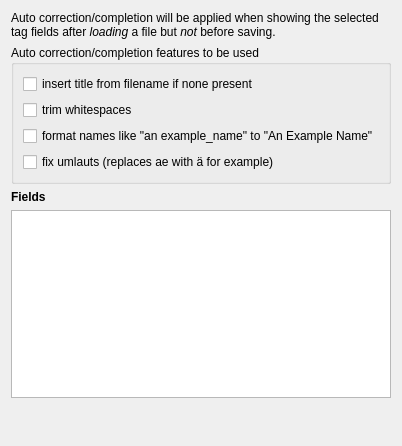
<?xml version="1.0" encoding="UTF-8"?>
<ui version="4.0">
 <class>QtGui::EditorAutoCorrectionOptionPage</class>
 <widget class="QWidget" name="QtGui::EditorAutoCorrectionOptionPage">
  <property name="geometry">
   <rect>
    <x>0</x>
    <y>0</y>
    <width>346</width>
    <height>446</height>
   </rect>
  </property>
  <property name="windowTitle">
   <string>Auto correction</string>
  </property>
  <property name="styleSheet">
   <string notr="true">QGroupBox { font-weight: bold };</string>
  </property>
  <layout class="QVBoxLayout" name="verticalLayout">
   <item>
    <widget class="QLabel" name="label">
     <property name="text">
      <string>&lt;html&gt;&lt;head/&gt;&lt;body&gt;&lt;p&gt;Auto correction/completion will be applied when showing the selected tag fields after &lt;span style=&quot; font-style:italic;&quot;&gt;loading&lt;/span&gt; a file but &lt;span style=&quot; font-style:italic;&quot;&gt;not&lt;/span&gt; before saving.&lt;/p&gt;&lt;/body&gt;&lt;/html&gt;</string>
     </property>
     <property name="wordWrap">
      <bool>true</bool>
     </property>
    </widget>
   </item>
   <item>
    <widget class="QGroupBox" name="featuresGroupBox">
     <property name="title">
      <string>Auto correction/completion features to be used</string>
     </property>
     <layout class="QVBoxLayout" name="verticalLayout_2">
      <item>
       <widget class="QCheckBox" name="insertTitleFromFilenameCheckBox">
        <property name="text">
         <string>insert title from filename if none present</string>
        </property>
       </widget>
      </item>
      <item>
       <widget class="QCheckBox" name="trimWhitespacesCheckBox">
        <property name="text">
         <string>trim whitespaces</string>
        </property>
       </widget>
      </item>
      <item>
       <widget class="QCheckBox" name="formatNamesCheckBox">
        <property name="text">
         <string>format names like &quot;an example_name&quot; to &quot;An Example Name&quot;</string>
        </property>
       </widget>
      </item>
      <item>
       <widget class="QCheckBox" name="fixUmlautsCheckBox">
        <property name="text">
         <string>fix umlauts (replaces ae with ä for example)</string>
        </property>
       </widget>
      </item>
     </layout>
    </widget>
   </item>
   <item>
    <widget class="QLabel" name="fieldsLabel">
     <property name="styleSheet">
      <string notr="true">font-weight: bold;</string>
     </property>
     <property name="text">
      <string>Fields</string>
     </property>
    </widget>
   </item>
   <item>
    <widget class="QListView" name="fieldsListView">
     <property name="showDropIndicator" stdset="0">
      <bool>true</bool>
     </property>
     <property name="flow">
      <enum>QListView::LeftToRight</enum>
     </property>
     <property name="isWrapping" stdset="0">
      <bool>true</bool>
     </property>
     <property name="spacing">
      <number>3</number>
     </property>
     <property name="wordWrap">
      <bool>true</bool>
     </property>
    </widget>
   </item>
   <item>
    <spacer name="verticalSpacer">
     <property name="orientation">
      <enum>Qt::Vertical</enum>
     </property>
     <property name="sizeHint" stdset="0">
      <size>
       <width>20</width>
       <height>40</height>
      </size>
     </property>
    </spacer>
   </item>
  </layout>
 </widget>
 <resources/>
 <connections/>
</ui>
